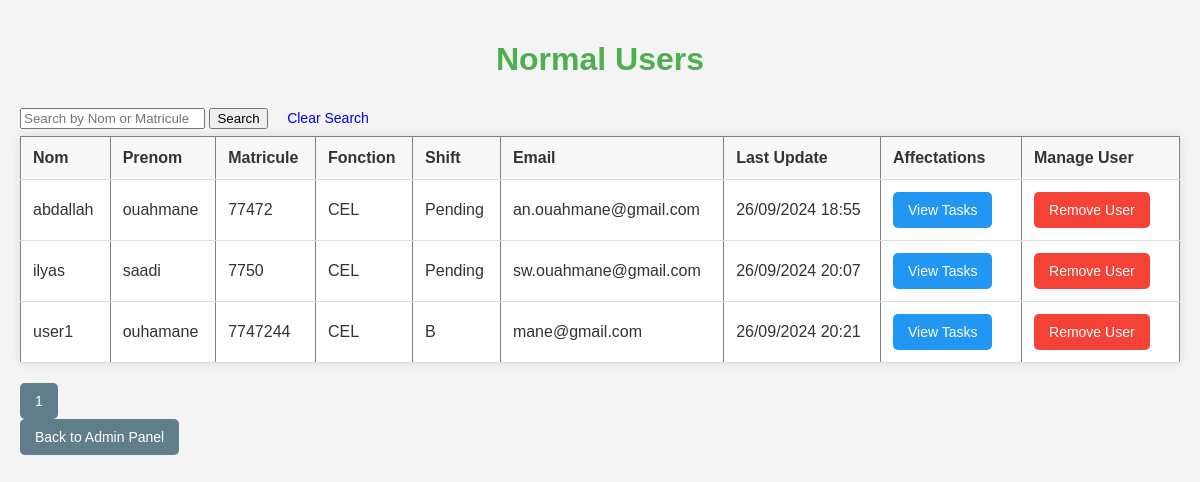
The app's page /view_normal_users (signed in) with its own data.
### app/models.py (models this page shows, shortened)
class User(db.Model, UserMixin):
    id = db.Column(db.Integer, primary_key=True)
    username = db.Column(db.String(150), unique=True, nullable=False)
    email = db.Column(db.String(150), unique=True, nullable=False)
    matricule = db.Column(db.String(15), unique=True, nullable=False)
    fonction = db.Column(db.String(150), nullable=False)
    prenom = db.Column(db.String(150), nullable=False)
    shift = db.Column(db.String(150), nullable=False)
    phone = db.Column(db.String(15), unique=True, nullable=False)
    profile_image = db.Column(db.String(150), nullable=True)
    password = db.Column(db.String(200), nullable=False)
    is_admin = db.Column(db.Boolean, default=False)
    is_super_admin = db.Column(db.Boolean, default=False)  # New field
    last_update = db.Column(db.DateTime, default=datetime.utcnow)
    is_approved = db.Column(db.Boolean, default=False)
    tasks = db.relationship('Todo', backref='user',
                            lazy=True, cascade="all, delete-orphan")
    is_pending = db.Column(db.Boolean, default=True)

### app/routes/admin.py (the view)
@bp.route('/view_normal_users', methods=['GET', 'POST'])
@login_required
def view_normal_users():
    search_query = request.args.get('search', '')  # Get search query from URL
    page = request.args.get('page', 1, type=int)  # Get the current page
    query = User.query.filter_by(is_admin=False, is_approved=True)
    if search_query:
        query = query.filter(
            (User.username.ilike(f'%{search_query}%')) |
            (User.matricule.ilike(f'%{search_query}%'))
        )
    pagination = query.paginate(page=page, per_page=10)
    return render_template(
        'admin/normal_users.html',
        normal_users=pagination.items,
        search_query=search_query,
        pagination=pagination
    )

### app/__init__.py (called while the page is built)
def create_app():
    app = Flask(__name__, instance_relative_config=True)
    app.config.from_object(Config)
    db.init_app(app)
    migrate = Migrate(app, db)
    login_manager.init_app(app)
    from .routes.auth import bp as auth_bp
    from .routes.admin import bp as admin_bp
    from .routes.main import bp as main_bp
    from .routes.tasks import bp as tasks_bp
    from .routes.user import bp as user_bp
    app.register_blueprint(auth_bp)
    app.register_blueprint(admin_bp)
    app.register_blueprint(main_bp)
    app.register_blueprint(tasks_bp)
    app.register_blueprint(user_bp)
    from .models import User
    @login_manager.user_loader
    def load_user(user_id):
        return User.query.get(int(user_id))
    with app.app_context():
        """

        db.drop_all()
        db.create_all()
        """
        create_default_admin()
    return app

### app/templates/admin/normal_users.html (shortened to what this page needs)
<!DOCTYPE html>
<html lang="en">
<head>
    <link rel="stylesheet" href="{{ url_for('static', filename='css/admin.css') }}">
</head>
<body>
    <h1>Normal Users</h1>
    <form method="GET" action="{{ url_for('admin.view_normal_users') }}">
        <input type="text" name="search" placeholder="Search by Nom or Matricule" value="{{ search_query }}">
        <button type="submit">Search</button>
        <a href="{{ url_for('admin.view_normal_users') }}" class="btn btn-warning" style="text-decoration: none;">Clear
            Search</a>
    </form>
    <table border="1" cellpadding="10" cellspacing="0">
        <thead>
            <tr>
                <th>Nom</th>
                <th>Prenom</th>
                <th>Matricule</th>
                <th>Fonction</th>
                <th>Shift</th>
                <th>Email</th>
                <th>Last Update</th>
                <th>Affectations</th>
                {% if current_user.matricule == 'ADMIN0001' %}
                <th>Manage User</th>
                {% endif %}
            </tr>
        </thead>
        <tbody>
            {% for user in normal_users %}
            <tr>
                <td>{{ user.username }}</td>
                <td>{{ user.prenom }}</td>
                <td>{{ user.matricule }}</td>
                <td>{{ user.fonction }}</td>
                <td>{{ user.shift }}</td>
                <td>{{ user.email }}</td>
                <td>{{ user.last_update.strftime('%d/%m/%Y %H:%M') }}</td>
                <td>
                    <a href="{{ url_for('tasks.view_user_tasks', user_id=user.id) }}" class="btn btn-info">View
                        Tasks</a>
                </td>
                {% if current_user.matricule == 'ADMIN0001' %}
                <td>
                    <a href="{{ url_for('admin.delete_user', id=user.id) }}" class="btn btn-danger"
                        onclick="return confirm('Are you sure you want to delete this user?');">Remove User</a>
                </td>
                {% endif %}
            </tr>
            {% endfor %}
        </tbody>
    </table>
    <div class="pagination">
        {% for page_num in range(1, pagination.pages + 1) %}
        <a href="{{ url_for('admin.view_normal_users', page=page_num, search=search_query) }}"
            class="btn btn-secondary {{ 'active' if page_num == pagination.page else '' }}">
            {{ page_num }}
        </a>
        {% endfor %}
    </div>
    <a href="{{ url_for('admin.admin') }}" class="btn btn-secondary">Back to Admin Panel</a>
</body>
</html>

### app/static/css/admin.css (style rules this page uses)
body { font-family: Arial, sans-serif; background-color: #f4f4f4; margin: 0; padding: 20px; color: #333; }
h1 { text-align: center; color: #4CAF50; }
table { width: 100%; border-collapse: collapse; margin-bottom: 20px; background-color: #fff; box-shadow: 0 0 10px rgba(0, 0, 0, 0.1); }
th, td { padding: 12px; border-bottom: 1px solid #ddd; text-align: left; }
th { background-color: #f8f8f8; color: #333; }
td { vertical-align: middle; }
.btn { padding: 10px 15px; text-decoration: none; border: none; cursor: pointer; border-radius: 5px; transition: background-color 0.3s ease; font-size: 14px; }
.btn-danger { background-color: #f44336; color: white; }
.btn-secondary { background-color: #607d8b; color: white; }
.btn-info { background-color: #2196F3; color: white; }
form { display: inline-block; margin-right: 10px; }
a.btn { margin-right: 10px; display: inline-block; text-align: center; }

### records on screen
User: username "abdallah", prenom "ouahmane", matricule "77472", fonction "CEL", shift "Pending", email "an.ouahmane@gmail.com", last_update "26/09/2024 18:55"
User: username "ilyas", prenom "saadi", matricule "7750", fonction "CEL", shift "Pending", email "sw.ouahmane@gmail.com", last_update "26/09/2024 20:07"
User: username "user1", prenom "ouhamane", matricule "7747244", fonction "CEL", shift "B", email "mane@gmail.com", last_update "26/09/2024 20:21"

### other values on screen
{{ page_num }} "1"
